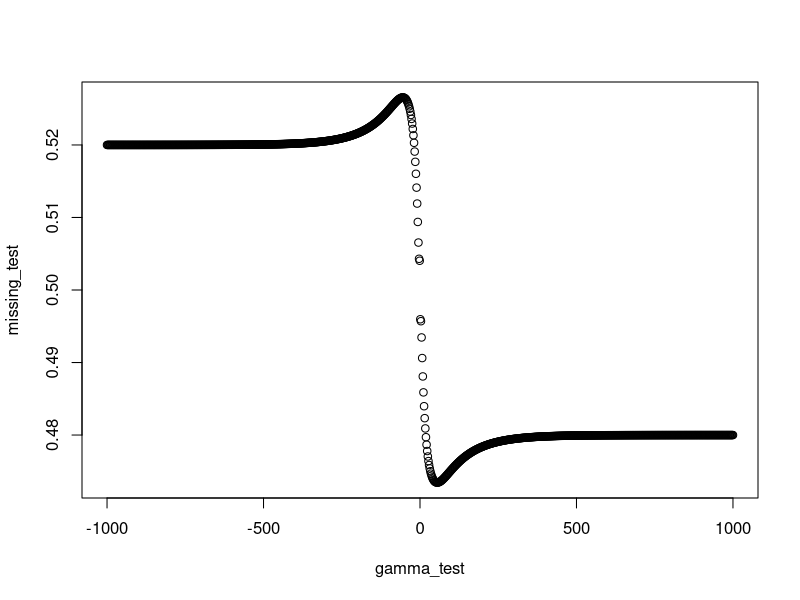

This figure's R source:
testf <- function(par1){
  res <- 1/(1+exp(-par1))
}



xtest <- seq(-10,10,length=2000)
xtest <- rnorm(100,0,1)
gamma_test <- seq(-1000,1000,length = 1000)

missing_test <- numeric(length(gamma_test))
for (i in 1:length(gamma_test)){
  par_oneset <- gamma_test[i] * xtest
  ytemp <- sapply(par_oneset, testf)
  missing_test[i] <- mean(ytemp)
}

# ytest <- sapply(xtest, testf)
# mean(ytest)
plot(gamma_test,missing_test)
